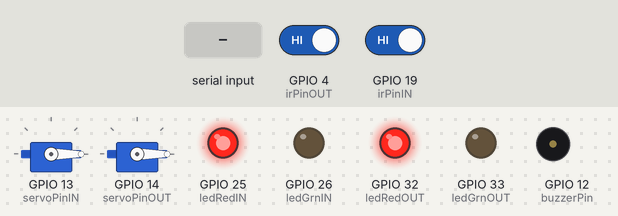
The sketch below on a simulated ESP32. Parts: 2 × servo, output pins drawn as LEDs (lit = HIGH), buzzer (waves = sounding, pin HIGH). The test bench sets the inputs (shaded band); at power-on: GPIO 4 (irPinOUT) HIGH, GPIO 19 (irPinIN) HIGH. What the sketch prints to the serial monitor is not drawn.

Above: at 1.3 s.
1.4 s: "OPEN_IN\n" received over Serial
At 2.2 s:
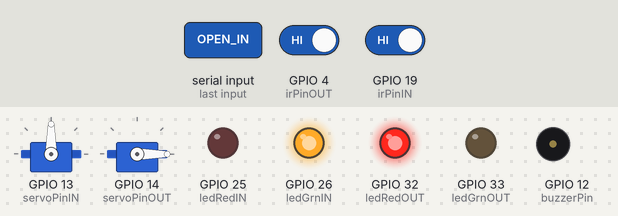
3.0 s: "OPEN_OUT\n" received over Serial
At 3.4 s:
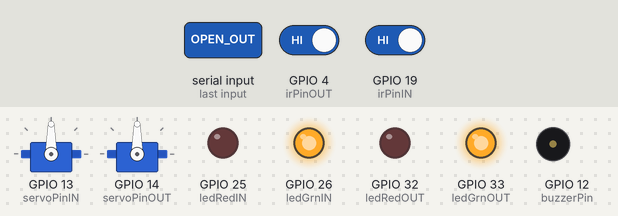
4.6 s: "CLOSE_IN\n" received over Serial
At 5.1 s:
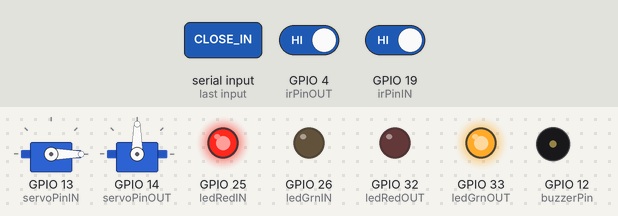
6.1 s: "OPEN\n" received over Serial
At 6.17 s:
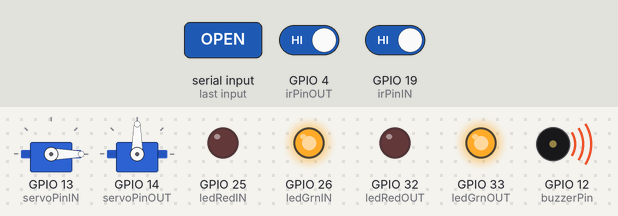
7.7 s: "FAIL_IN\n" received over Serial
At 7.85 s:
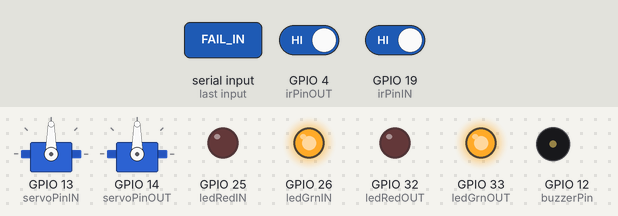
9.5 s: "CLOSE\n" received over Serial
At 10.1 s:
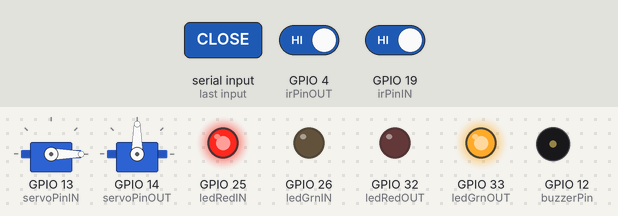
Timing chart, 0 to 34.5 s (numbered marks = the images above; inputs shaded):
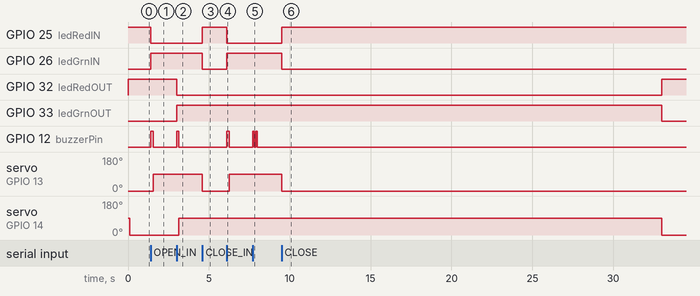

Measured:
- after the input at 1.4 s, GPIO 25 (ledRedIN): HIGH → LOW at once; GPIO 26 (ledGrnIN): LOW → HIGH at once; GPIO 12 (buzzerPin): LOW → HIGH at once, → LOW 0.15 s later; servo on GPIO 13 (servoPinIN): 0° → 90° after 0.15 s
- after the input at 3.0 s, GPIO 32 (ledRedOUT): HIGH → LOW at once; GPIO 33 (ledGrnOUT): LOW → HIGH at once; GPIO 12 (buzzerPin): LOW → HIGH at once, → LOW 0.15 s later; servo on GPIO 14 (servoPinOUT): 0° → 90° after 0.15 s
- after the input at 4.6 s, GPIO 25 (ledRedIN): LOW → HIGH at once; GPIO 26 (ledGrnIN): HIGH → LOW at once; servo on GPIO 13 (servoPinIN): 90° → 0° at once
- after the input at 6.1 s, GPIO 25 (ledRedIN): HIGH → LOW at once; GPIO 26 (ledGrnIN): LOW → HIGH at once; GPIO 12 (buzzerPin): LOW → HIGH at once, → LOW 0.15 s later; servo on GPIO 13 (servoPinIN): 0° → 90° after 0.15 s
- after the input at 7.7 s, GPIO 12 (buzzerPin): alternates HIGH for 0.10 s and LOW for 0.10 s, 4 changes in all, then stays LOW, starting at once
- after the input at 9.5 s, GPIO 25 (ledRedIN): LOW → HIGH at once; GPIO 26 (ledGrnIN): HIGH → LOW at once; servo on GPIO 13 (servoPinIN): 90° → 0° at once

The sketch:

esp32_smart_gate.ino
```cpp
/*
 * NexusPort Smart Gate — Firmware ESP32 (Dual Lane: IN + OUT)
 * ============================================================
 * Làn Vào (IN)  : IR=D19, Servo=D13, LED Đỏ=D25, LED Xanh=D26
 * Làn Ra  (OUT) : IR=D4,  Servo=D14, LED Đỏ=D32, LED Xanh=D33
 * Dùng chung    : Buzzer=D12
 *
 * Giao thức Serial 115200 baud:
 *   ESP32 → PC : CAPTURE_IN, CAPTURE_OUT
 *   PC → ESP32 : OPEN_IN, CLOSE_IN, FAIL_IN, OPEN_OUT, CLOSE_OUT, FAIL_OUT
 *   ESP32 → PC : STATUS:OPENED_IN, STATUS:CLOSED_IN, STATUS:OPENED_OUT, STATUS:CLOSED_OUT
 */

#include <ESP32Servo.h>

// ══════════════════════════════════════════════════════════
//  Khai báo chân phần cứng (Khớp 100% yêu cầu)
// ══════════════════════════════════════════════════════════

// ── Làn Vào (IN) ──
const int irPinIN     = 19; // Cảm biến IR cổng Vào: D19
const int servoPinIN  = 13; // Servo cổng Vào: D13
const int ledRedIN    = 25; // LED Đỏ cổng Vào: D25
const int ledGrnIN    = 26; // LED Xanh cổng Vào: D26

// ── Làn Ra (OUT) ──
const int irPinOUT    = 4;  // Cảm biến IR cổng Ra: D4
const int servoPinOUT = 14; // Servo cổng Ra: D14
const int ledRedOUT   = 32; // LED Đỏ cổng Ra: D32
const int ledGrnOUT   = 33; // LED Xanh cổng Ra: D33

// ── Dùng chung ──
const int buzzerPin   = 12; // Còi Buzzer: D12

// ══════════════════════════════════════════════════════════
//  Servo objects
// ══════════════════════════════════════════════════════════
Servo servoIN;
Servo servoOUT;

// ══════════════════════════════════════════════════════════
//  Trạng thái & Biến quản lý mỗi làn
// ══════════════════════════════════════════════════════════
bool gateOpenIN        = false;
bool lastIrStateIN     = false; // Dùng phát hiện cạnh sườn (vừa đưa tay vào)
unsigned long openedAtIN   = 0;
unsigned long lastTriggerIN = 0;

bool gateOpenOUT       = false;
bool lastIrStateOUT    = false; // Dùng phát hiện cạnh sườn
unsigned long openedAtOUT  = 0;
unsigned long lastTriggerOUT = 0;

// ══════════════════════════════════════════════════════════
//  Hằng thời gian
// ══════════════════════════════════════════════════════════
const unsigned long AUTO_CLOSE_MS  = 30000UL; // 30 giây tự đóng
const unsigned long COOLDOWN_MS    =  2500UL; // 2.5 giây chống spam giữa 2 lần quét

// ══════════════════════════════════════════════════════════
//  Hàm tiện ích: Kêu còi
// ══════════════════════════════════════════════════════════
void beep(int times, int durationMs, int pauseMs) {
  for (int i = 0; i < times; i++) {
    digitalWrite(buzzerPin, HIGH);
    delay(durationMs);
    digitalWrite(buzzerPin, LOW);
    if (i < times - 1) delay(pauseMs);
  }
}

// ══════════════════════════════════════════════════════════
//  Làn Vào (IN) — Mở & Đóng
// ══════════════════════════════════════════════════════════
void openGateIN() {
  if (gateOpenIN) {
    openedAtIN = millis(); // Gia hạn thêm 30s
    return;
  }

  gateOpenIN = true;
  openedAtIN = millis();

  // Đèn: Xanh sáng, Đỏ tắt
  digitalWrite(ledRedIN, LOW);
  digitalWrite(ledGrnIN, HIGH);

  // Còi 1 bíp ngắn
  beep(1, 150, 0);

  // Servo quay 90° và giữ nguyên
  servoIN.write(90);

  Serial.println("STATUS:OPENED_IN");
}

void closeGateIN() {
  if (!gateOpenIN) return;

  gateOpenIN = false;

  // Servo về 0°
  servoIN.write(0);

  // Đèn: Đỏ sáng, Xanh tắt
  digitalWrite(ledGrnIN, LOW);
  digitalWrite(ledRedIN, HIGH);

  Serial.println("STATUS:CLOSED_IN");
}

// ══════════════════════════════════════════════════════════
//  Làn Ra (OUT) — Mở & Đóng
// ══════════════════════════════════════════════════════════
void openGateOUT() {
  if (gateOpenOUT) {
    openedAtOUT = millis();
    return;
  }

  gateOpenOUT = true;
  openedAtOUT = millis();

  // Đèn: Xanh sáng, Đỏ tắt
  digitalWrite(ledRedOUT, LOW);
  digitalWrite(ledGrnOUT, HIGH);

  // Còi 1 bíp ngắn
  beep(1, 150, 0);

  // Servo quay 90° và giữ nguyên
  servoOUT.write(90);

  Serial.println("STATUS:OPENED_OUT");
}

void closeGateOUT() {
  if (!gateOpenOUT) return;

  gateOpenOUT = false;

  // Servo về 0°
  servoOUT.write(0);

  // Đèn: Đỏ sáng, Xanh tắt
  digitalWrite(ledGrnOUT, LOW);
  digitalWrite(ledRedOUT, HIGH);

  Serial.println("STATUS:CLOSED_OUT");
}

// ══════════════════════════════════════════════════════════
//  SETUP
// ══════════════════════════════════════════════════════════
void setup() {
  Serial.begin(115200);

  // Cảm biến hồng ngoại IR: Mức LOW khi có vật cản
  pinMode(irPinIN,  INPUT_PULLUP);
  pinMode(irPinOUT, INPUT_PULLUP);

  // Đèn LED & Buzzer
  pinMode(ledRedIN,  OUTPUT);
  pinMode(ledGrnIN,  OUTPUT);
  pinMode(ledRedOUT, OUTPUT);
  pinMode(ledGrnOUT, OUTPUT);
  pinMode(buzzerPin, OUTPUT);

  // Trạng thái ban đầu: Cổng đóng, LED Đỏ sáng, LED Xanh tắt
  digitalWrite(ledRedIN,  HIGH);
  digitalWrite(ledGrnIN,  LOW);
  digitalWrite(ledRedOUT, HIGH);
  digitalWrite(ledGrnOUT, LOW);
  digitalWrite(buzzerPin, LOW);

  // Cấp phát Timer cho ESP32PWM (Tránh xung đột 2 servo)
  ESP32PWM::allocateTimer(0);
  ESP32PWM::allocateTimer(1);
  ESP32PWM::allocateTimer(2);
  ESP32PWM::allocateTimer(3);

  servoIN.setPeriodHertz(50);
  servoOUT.setPeriodHertz(50);

  servoIN.attach(servoPinIN,   500, 2400);
  servoOUT.attach(servoPinOUT, 500, 2400);

  servoIN.write(0);
  delay(100);
  servoOUT.write(0);

  Serial.println("BOOT:OK — NexusPort Dual-Lane Gate (IN:D19, OUT:D4)");
}

// ══════════════════════════════════════════════════════════
//  LOOP
// ══════════════════════════════════════════════════════════
void loop() {
  unsigned long now = millis();

  // 1. TỰ ĐỘNG ĐÓNG SAU 30 GIÂY MỖI LÀN
  if (gateOpenIN  && (now - openedAtIN  >= AUTO_CLOSE_MS)) closeGateIN();
  if (gateOpenOUT && (now - openedAtOUT >= AUTO_CLOSE_MS)) closeGateOUT();

  // 2. CẢM BIẾN IR LÀN VÀO (D19) — Dùng Edge Detection: Vừa đưa tay/xe vào là kích hoạt ngay!
  bool isBlockedIN = (digitalRead(irPinIN) == LOW);
  if (isBlockedIN && !lastIrStateIN) {
    if (!gateOpenIN && (now - lastTriggerIN > COOLDOWN_MS)) {
      lastTriggerIN = now;
      Serial.println("[IR_IN:DETECTED] -> Send CAPTURE_IN");
      Serial.println("CAPTURE_IN");
    }
  }
  lastIrStateIN = isBlockedIN;

  // 3. CẢM BIẾN IR LÀN RA (D4) — Dùng Edge Detection
  bool isBlockedOUT = (digitalRead(irPinOUT) == LOW);
  if (isBlockedOUT && !lastIrStateOUT) {
    if (!gateOpenOUT && (now - lastTriggerOUT > COOLDOWN_MS)) {
      lastTriggerOUT = now;
      Serial.println("[IR_OUT:DETECTED] -> Send CAPTURE_OUT");
      Serial.println("CAPTURE_OUT");
    }
  }
  lastIrStateOUT = isBlockedOUT;

  // 4. LẮNG NGHE LỆNH TỪ MÁY TÍNH
  if (Serial.available() > 0) {
    String command = Serial.readStringUntil('\n');
    command.trim();

    // ── Làn Vào ──
    if (command == "OPEN_IN" || command == "OPEN") {
      openGateIN();
    } else if (command == "CLOSE_IN" || command == "CLOSE") {
      closeGateIN();
    } else if (command == "FAIL_IN" || command == "FAIL") {
      beep(2, 100, 100);

    // ── Làn Ra ──
    } else if (command == "OPEN_OUT") {
      openGateOUT();
    } else if (command == "CLOSE_OUT") {
      closeGateOUT();
    } else if (command == "FAIL_OUT") {
      beep(2, 100, 100);

    // ── Ping ──
    } else if (command == "PING") {
      Serial.println("PONG");
    }
  }
}
```
